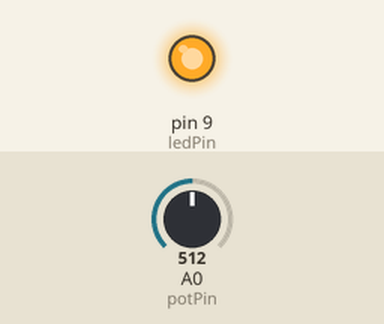
The sketch below on a simulated Arduino Uno, built with avr-gcc and run on an emulated ATmega328P. Shown: output pins drawn as LEDs (lit = HIGH). The test bench sets the inputs (shaded band); at power-on: A0 (potPin) = 512.

Above: at 1.2 s.
1.3 s: A0 (potPin) set to 122
At 2.5 s:
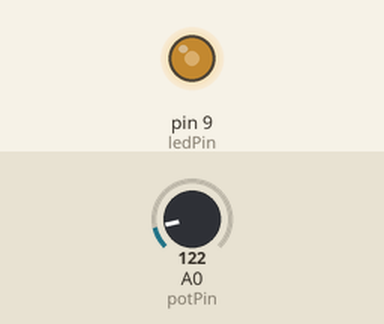
2.8 s: A0 (potPin) set to 0
At 3.9 s:
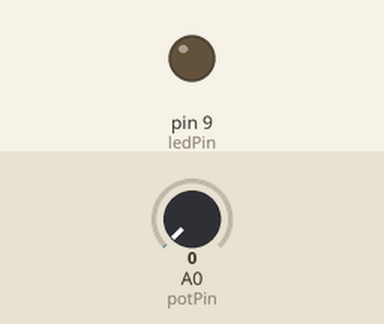
4.3 s: A0 (potPin) set to 306
At 5.2 s:
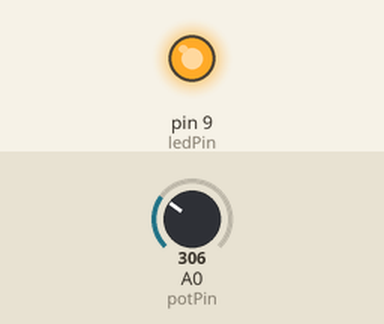
Timing chart, 0 to 7.3 s (numbered marks = the images above; inputs shaded):
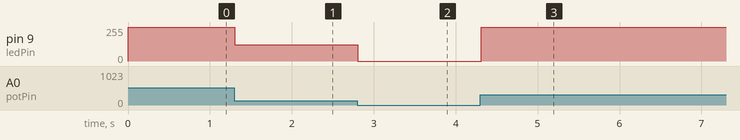

The sketch:

Fade.ino
```cpp
int potPin = A0, ledPin = 9, valor = 0;

void setup() {
}

void loop() {
  // Ler valor do sensor
  valor = analogRead(potPin);

  // Controlar brilho do LED
  analogWrite(ledPin, valor);

  delay(50);
}
```

Measured:
- after the input at 1.3 s, pin 9 (ledPin): 255/255 → 122/255 at once
- after the input at 2.8 s, pin 9 (ledPin): 122/255 → 0/255 at once
- after the input at 4.3 s, pin 9 (ledPin): 0/255 → 255/255 at once
